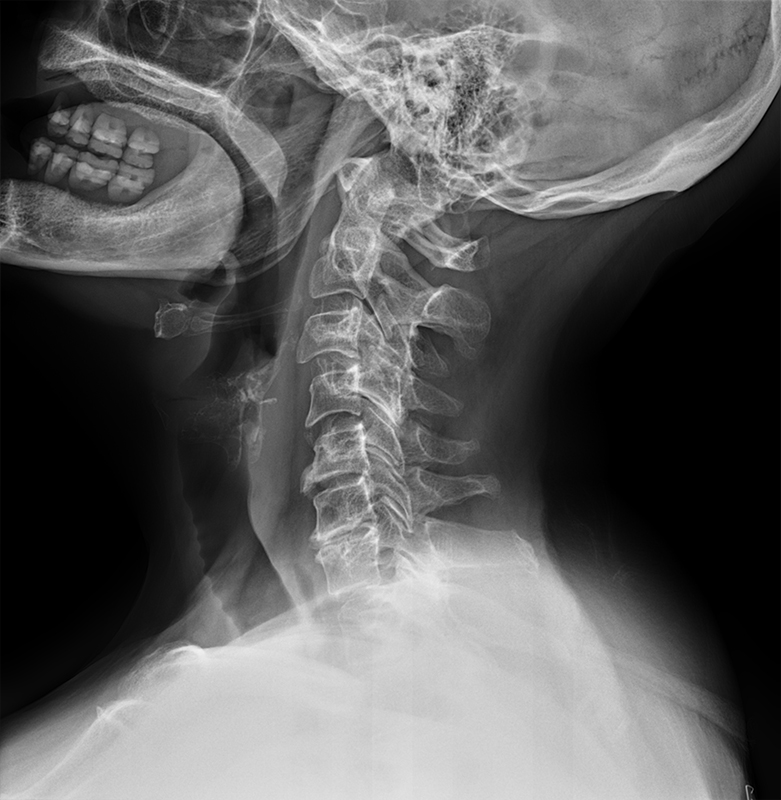
%> input picture códigos/radiograph2.jpg, 781 x 800 px
$ octave imsegmentation.m   (GNU Octave 9; MATLAB toolbox functions it lacks are replaced by stand-ins)
%> lines starting %> are read from the running program, lines starting %| are printed output that depends on the picture; in (x1, y1, x2, y2) boxes, pixels count from 0 and x2, y2 are one past the last pixel; in counts of white or black regions, pixels touching at a corner belong together; the program's own positions count from 1
%% Equipo 3
%% Integrantes: Mariely Charles/
%%              Ariana Fragoso/
%%              Danya Rivadeneira/
%%              Sebastián Mencías
%% Fecha 24/05/2022

f=imread('radiograph2.jpg');
%> f is the input picture: size 800x781x3 uint8; min 0, max 254, mean 94.4
f=double(f(:,:,1));
%> f: size 800x781 double
f=f/max(max(f));
f=imresize(f,0.25);
%> f: size 200x196 double
figure(1)
imshow(f,[]);
title('Original')
%% Thresholding
%Muesra la segentación de la imagen en valores mayores a 0.5, 0,75 y
% menores a 0.80 respectivamente en base a los valores en la escala de
% grises porsteriormente para multiplicar el resultado por la imagen
% original.
seg1 = f > 0.5;
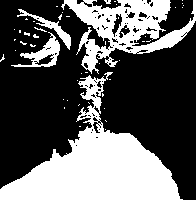
%> seg1: size 200x196 logical; 36.5% white; 49 white regions (44 under 20 px), largest, box (x1, y1, x2, y2) and area: (0, 72, 183, 200) 9074, (61, 0, 196, 74) 4102, (11, 32, 60, 67) 559, (17, 9, 71, 50) 374, (104, 0, 111, 4) 20
%imshow(seg1,[]);
figure(2)
subplot(2,2,1)
imshow(seg1.*f,[])
title('Threshold>0.5')
hold on
seg2 = f < 0.75;
%> seg2: size 200x196 logical; 83.4% white; 65 black regions (61 under 20 px), largest, box (x1, y1, x2, y2) and area: (0, 136, 168, 200) 6108, (69, 4, 91, 17) 77, (102, 18, 113, 28) 39, (101, 9, 114, 14) 31
%imshow(seg2,[]);
subplot(2,2,2)
imshow(seg2.*f,[])
title('Threshold <0.75')
hold on

% Use a third threshold based on the histogram

% Se seleccionaron los valores menores a 0.1 para la segmentación
% ya que es donde se ven valores más altos en el histograma, en la escala
% de grises estos valores se encuentran en la parte más oscura (negro)
seg3 = f < 0.1; %
%> seg3: size 200x196 logical; 27.4% white; 12 white regions (8 under 20 px), largest, box (x1, y1, x2, y2) and area: (134, 30, 196, 200) 5922, (0, 66, 56, 182) 4189, (0, 0, 20, 45) 502, (54, 80, 69, 93) 70
%imshow(seg3,[]);
subplot(2,2,3)
imshow(seg3.*f,[])
title('Threshold <0.1')
%Muestra un histograma en relación a una escala de grises
hold on
subplot(2,2,4)
imhist(f)
title('Histograma')
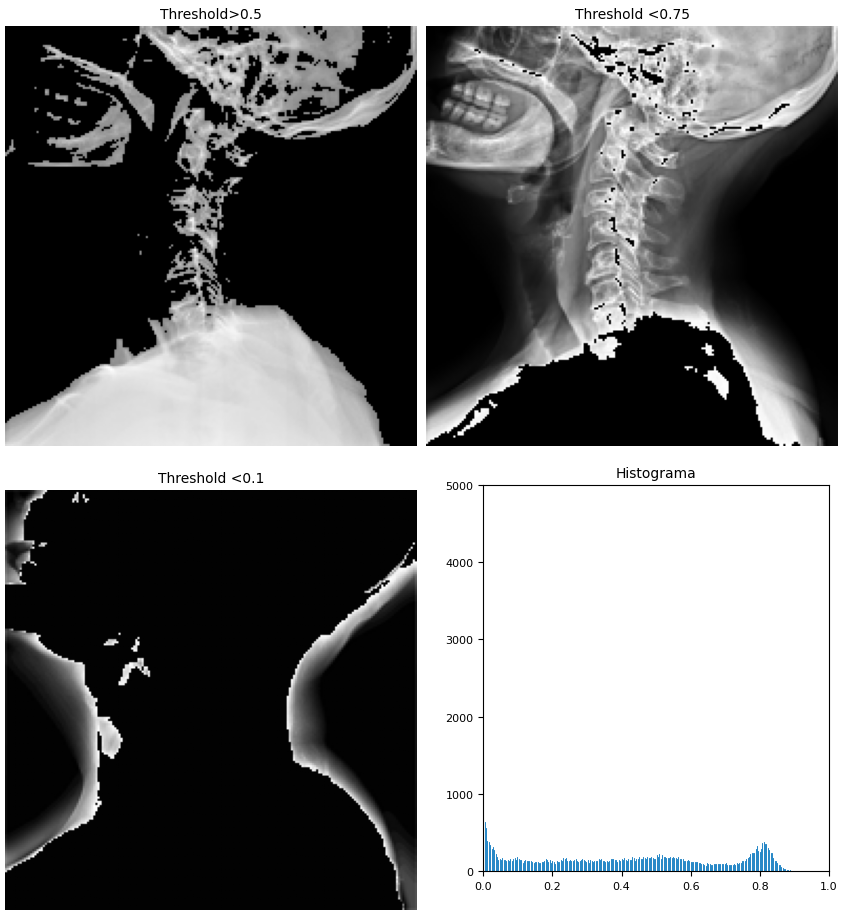
%> figure redrawn from the program's plot data, 4 panels

%%
%% Otsu method
%calcula un umbral total de la imagen en escala de grises mediante el
%método OTSU

thr = graythresh(f);
%> thr = 0.376
seg1 = f > thr;
%> seg1: size 200x196 logical; 49% white; 25 white regions (22 under 20 px), largest, box (x1, y1, x2, y2) and area: (0, 0, 196, 200) 17738, (0, 26, 61, 70) 1324, (23, 29, 31, 39) 60
figure(3)
subplot(1,2,1)
imshow(seg1,[])
title('Threshold')
dxp=[0,1;-1,0];
dyp=[1,0;0,-1];
edgemap = abs(conv2(seg1,dxp,'same'))+abs(conv2(seg1,dyp,'same'));
subplot(1,2,2)
imshow(f+edgemap,[0,1]);
title('Otsu Method')
hold on

% Compare the otsu provided threshold vs the one you selected in the
% preview step.
% Do you trust the Otsu treshold?
% Si, en el caso de threshold basado en un histograma no es tan preciso si
% no se ponen los límites de la escala de grises correctos, en cambio en
% método OTSU ya elige un umbral que minimiza la varianza en esta escala de
% grises haciendo una segmentación más limpia y con mejor visibilidad.
%% Kmeans segmentation

[L,Centers] = imsegkmeans(int8(255*f),3); %Vuelve los valores a enteros y
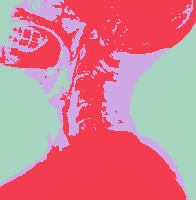
%> L: size 200x196 uint8; 3 distinct labels, from 1 to 3; one colour per label, 0 black
%> Centers = [9; 123; 67]
% se señala la cantidad de centros, en este caso 3
B = labeloverlay(f,L);
% [4 lines of commented-out code are left out]
imshow(int8(255*f)<Centers(1),[]);
imshow(int8(255*f)<Centers(2),[]);
imshow(int8(255*f)>Centers(3),[]);
edgemap = abs(conv2(L,dxp,'same'))+abs(conv2(L,dyp,'same'));
%> edgemap: size 200x196 double; 7 distinct labels, from 0 to 6
figure(4)
subplot(1,2,1)
imshow(f+edgemap,[0,1])
title('Kmeans Segmentation 3')
hold on

% Do the same procedure but now with 5 centers.
[L,Centers] = imsegkmeans(int8(255*f),5);
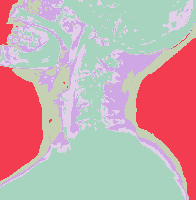
%> L: size 200x196 uint8; 5 distinct labels, from 1 to 5; one colour per label, 0 black
%> Centers = [126; 3; 66; 33; 97]
% [4 lines of commented-out code are left out]
imshow(int8(255*f)<Centers(1),[]);
imshow(int8(255*f)<Centers(2),[]);
imshow(int8(255*f)>Centers(3),[]);
imshow(int8(255*f)>Centers(4),[]);
imshow(int8(255*f)>Centers(5),[]);
edgemap = abs(conv2(L,dxp,'same'))+abs(conv2(L,dyp,'same'));
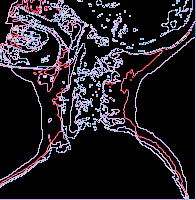
%> edgemap: size 200x196 double; 9 distinct labels, from 0 to 8; one colour per label, 0 black
hold on
figure(4)
subplot(1,2,2)
imshow(f+edgemap,[0,1]);
title('Kmeans Segmentation 5')

% Is the segmentation better?
%En este caso la segmentación de 3 centros es mejor, segmenta materia
% blanca,gris y el fondo,en cambio la de 5 centros segmenta más partes de
% la imagen haciendo más dificil diferenciar lo que se está segmentando
% a simple vista.


%% Watershed segmentation Canny

edgeC = edge(f,'Canny');
%> edgeC: size 200x196 logical; 9% white in thin lines or dots
D = bwdist(edgeC);
figure(5)
imshow(D,[]);
title('Distance Transform of Binary Image (Canny)')
hold on
L = watershed(D);
%> L: size 200x196 uint8; 111 distinct labels, from 0 to 110
edgemap = abs(conv2(L,dxp,'same'))+abs(conv2(L,dyp,'same'));
imshow(f+edgemap,[0,1]);
%> figure, not shown here; its title reads 'Distance Transform of Binary Image (Canny)'
L(edgeC) = 0;
%> L: size 200x196 uint8; min 0, max 110, mean 43.5
%%
% Display the resulting label matrix as an RGB image.

rgb = label2rgb(L,'jet',[.5 .5 .5]);
figure(6)
imshow(rgb)
title('Watershed Transform Canny')

% provide an alterante segmentation based on a different edge detector

%% Watershed segmentation Sobel

edgeC = edge(f,'Sobel');
%> edgeC: size 200x196 logical; 4.2% white in thin lines or dots
D = bwdist(edgeC);
figure(7)
imshow(D,[]);
title('Distance Transform of Binary Image (Sobel)')
hold on
L = watershed(D);
%> L: size 200x196 uint8; 236 distinct labels, from 0 to 235
edgemap = abs(conv2(L,dxp,'same'))+abs(conv2(L,dyp,'same'));
imshow(f+edgemap,[0,1]);
%> figure, not shown here; its title reads 'Distance Transform of Binary Image (Sobel)'
L(edgeC) = 0;
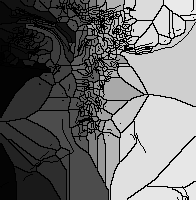
%> L: size 200x196 uint8; min 0, max 235, mean 110.7
%%
% Display the resulting label matrix as an RGB image.

rgb = label2rgb(L,'jet',[.5 .5 .5]);
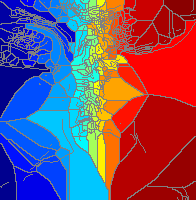
%> rgb: size 200x196x3 uint8; mean R, G, B 117.2, 78.5, 110.9
figure(8)
imshow(rgb)
title('Watershed Transform Sobel')

%% SOBEL METHOD & CANNY METHOD edge detector

edgeC = edge(f,'sobel');
figure(9)
subplot(1,2,1)
imshow(edgeC,[])
title('Sobel Method')
hold on
edgeC = edge(f,'Canny');
subplot(1,2,2)
imshow(edgeC,[])
title('Canny Method')

$ run again, with códigos/radiograph1.jpg copied over códigos/radiograph2.jpg
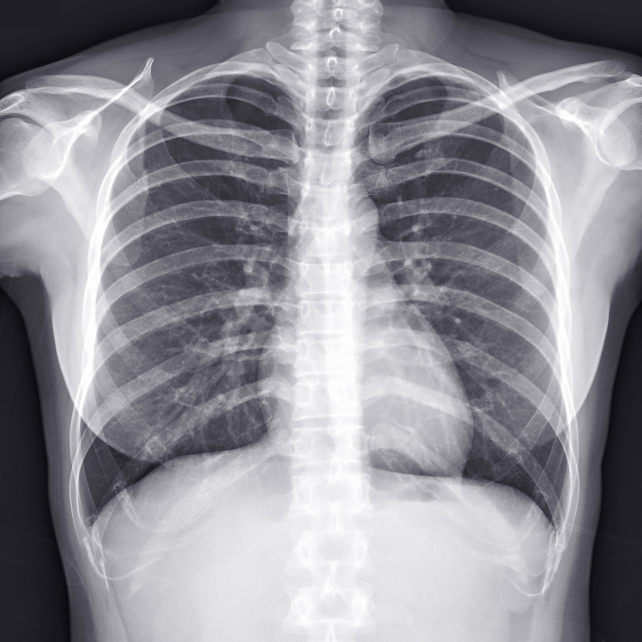
%> input picture códigos/radiograph1.jpg, 1283 x 1283 px (shown at 1/2 size)
%> f is the input picture: size 1283x1283x3 uint8; mean R, G, B 144.3, 143.2, 150.1
%> seg2: size 321x321 logical; 66.8% white; 54 black regions (47 under 20 px), largest, box (x1, y1, x2, y2) and area: (62, 0, 269, 321) 24353, (237, 37, 321, 298) 4880, (0, 32, 93, 253) 4656
%> seg3: size 321x321 logical; 3.4% white; 4 white regions, box (x1, y1, x2, y2) and area: (0, 143, 35, 321) 1258, (295, 151, 321, 321) 1000, (0, 0, 109, 41) 770, (223, 0, 321, 28) 489
%> thr = 0.549
%> `[L,Centers] = imsegkmeans(int8(255*f),3);`: Centers = [80; 125; 30]
%> `[L,Centers] = imsegkmeans(int8(255*f),5);`:
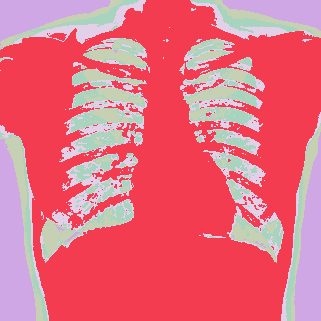
%> L: size 321x321 uint8; 5 distinct labels, from 1 to 5; one colour per label, 0 black
%> `[L,Centers] = imsegkmeans(int8(255*f),5);`: Centers = [85; 127; 28; 63; 106]
%> `rgb = label2rgb(L,'jet',[.5 .5 .5]);`:
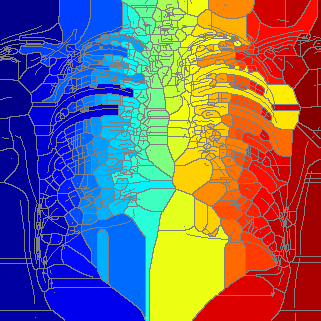
%> rgb: size 321x321x3 uint8; mean R, G, B 119.6, 102.9, 111
